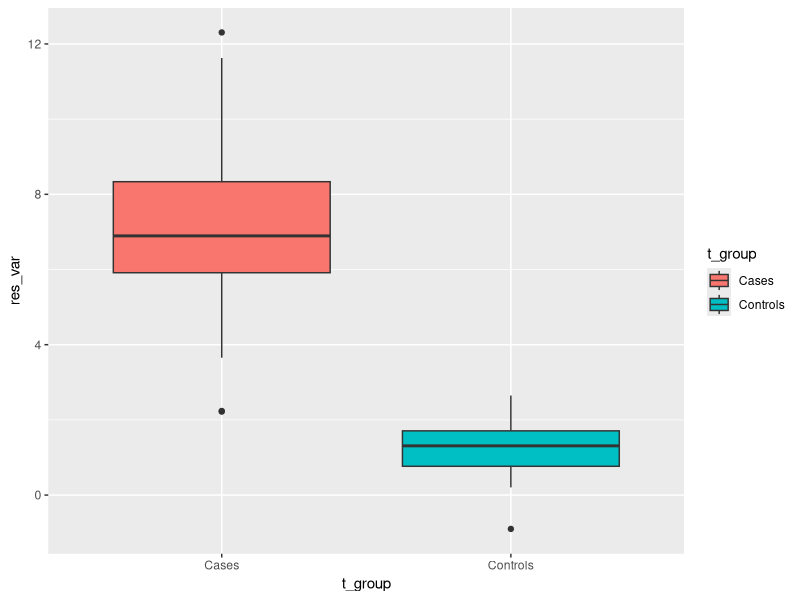
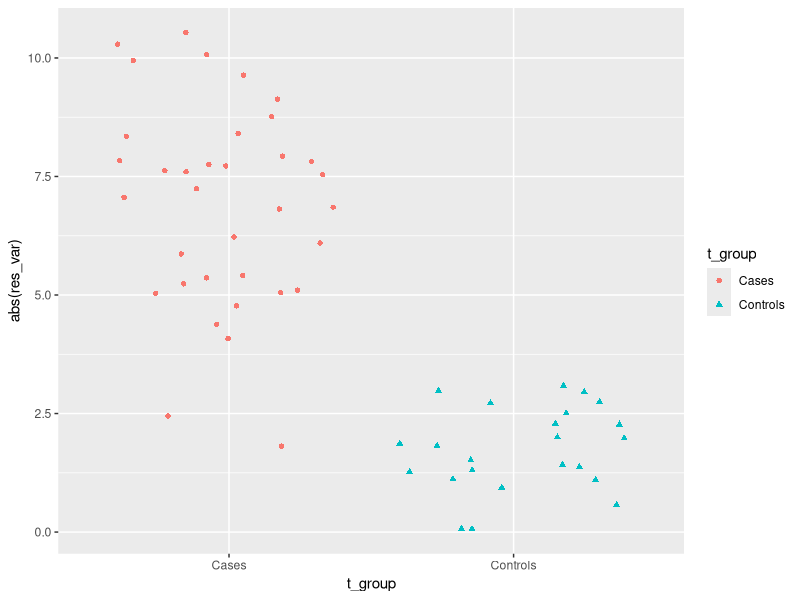

Here is the R script that generated these plots, in order:
## ---- chunk 1
# Structured Programming ----------------------------------
# # Pseudocode:
# sim_anova_data() # simlating data for an anova test
# calc_anova() # running an anova test with the simulated data
# summarize_output() # choosing meaningful results from anova
# graph_results() # graphing results

# Global Variables/ load libraries ----------------------------------
library(ggplot2)

# Functions ----------------------------------
########################################################
# FUNCTION sim_anova_data
# description: simulates fatigue scores for 35 cases and 23 controls
# inputs: parameters for rnorm generated fatigue scores
# outputs: rnorm generated faituge scores
# -----------------------------------------------------
sim_anova_data <- function(n_group = 2, # number of treatment groups
                          n_name = c("Cases", "Controls"), # group names
                          n_size = c(35, 23), # size of each group
                          n_mean = c(7.3, 1.2), # mean score (1= low fatigue, 10= extreme                                fatigue) for each group
                          n_sd = c(2,1)) { # standard deviation for each group

t_group <- rep(n_name, n_size)

id <- 1:(sum(n_size))

res_var<- c(rnorm(n=n_size[1], mean= n_mean[1], sd=n_sd[1]),
            rnorm(n=n_size[2], mean= n_mean[2], sd=n_sd[2]))
ano_data<- data.frame(id, t_group, res_var)

return(ano_data)

}  # end of sim_anova_data
########################################################

########################################################
# FUNCTION calc_anova
# description: using data from the sim_anova_data function to run an anova
# inputs: ano_data: id (individual), t_group(case or control), and res_var(response variable or fatigue score)
# outputs: anova model
# -----------------------------------------------------
calc_anova <- function(id= 1:58,
                       t_group= rep(0:1, 58),
                       res_var= NULL,
                       ano_data= NULL ) { # ano_data contains all three elements, or you can                          input separately


ano_model<- aov(res_var~t_group, data=ano_data)

return(ano_model)

}  # end of calc_anova
########################################################

########################################################
# FUNCTION summarize_output
# description: summarizing the output of calc_anova
# inputs: ano_model from calc_anova
# outputs: ano_sum, which contains the F vallue and the probF value, also mean res var fr each group
# -----------------------------------------------------
summarize_output <- function(output= ano_model) {

z<- summary(output)
means<- aggregate(res_var~t_group, data=ano_data, FUN=mean)

ano_sum<- list(Fval= unlist(z)[7],
               probF= unlist(z)[9])
summ_ano<- c(ano_sum, means)

return(summ_ano)

}  # end of summarize_output
########################################################

########################################################
# FUNCTION graph_results
# description: produces a boxplot to compare fatigue scores between case and control groups
# inputs: data to plot (response variable and treatment group)
# outputs: boxplot
# -----------------------------------------------------
graph_results <- function(data= ano_data) {

ano_plot <- ggplot(data=ano_data,
                   aes(x= t_group,
                       y= res_var,
                       fill= t_group)) + 
                        geom_boxplot()

return(print(ano_plot))

}  # end of graph_results
########################################################


# Body ----------------------------------

ano_data<- sim_anova_data()
ano_model<- calc_anova(res_var= ano_data[,3], ano_data= ano_data)
sum_output<- summarize_output(output=ano_model)
print(sum_output)
graph_results(ano_data)

## ---- chunk 2
# Modification 1: Selecting different values from output summary
########################################################
# FUNCTION summarize_output2.0
# description: summarizing the output of calc_anova, but selecting different outputs
# inputs: ano_model from calc_anova
# outputs: ano_sum, which contains the degrees of freedom and sum of squares, also mean res var fr each group
# -----------------------------------------------------
summarize_output2.0 <- function(output= ano_model) {

z<- summary(output)
means<- aggregate(res_var~t_group, data=ano_data, FUN=mean)

ano_sum<- list(DegreesFreedom= unlist(z)[1:2],
               SumSq= unlist(z)[3:4])
summ_ano<- c(ano_sum, means)

return(summ_ano)

}  # end of summarize_output2.0
########################################################

# Modification 2: Using a different graph to display results
########################################################
# FUNCTION graph_results_scatter
# description: produces a scatterplot with geom jitter to compare fatigue scores between case and control groups
# inputs: data to plot (response variable and treatment group)
# outputs: scatter plot w jitter
# -----------------------------------------------------
graph_results_scatter <- function(data= ano_data) {

ano_plot <- ggplot(ano_data, 
                   aes(x=t_group, y=abs(res_var), 
                       shape= t_group)) +
            geom_jitter(aes(colour= t_group))


return(print(ano_plot))

}  # end of graph_results_scatter
########################################################

# Body 2.0 ----------------------------------
ano_data<- sim_anova_data()
ano_model<- calc_anova(res_var= ano_data[,3], ano_data= ano_data)
sum_output2.0<- summarize_output2.0(output=ano_model)
print(sum_output2.0)
graph_results_scatter(ano_data)

